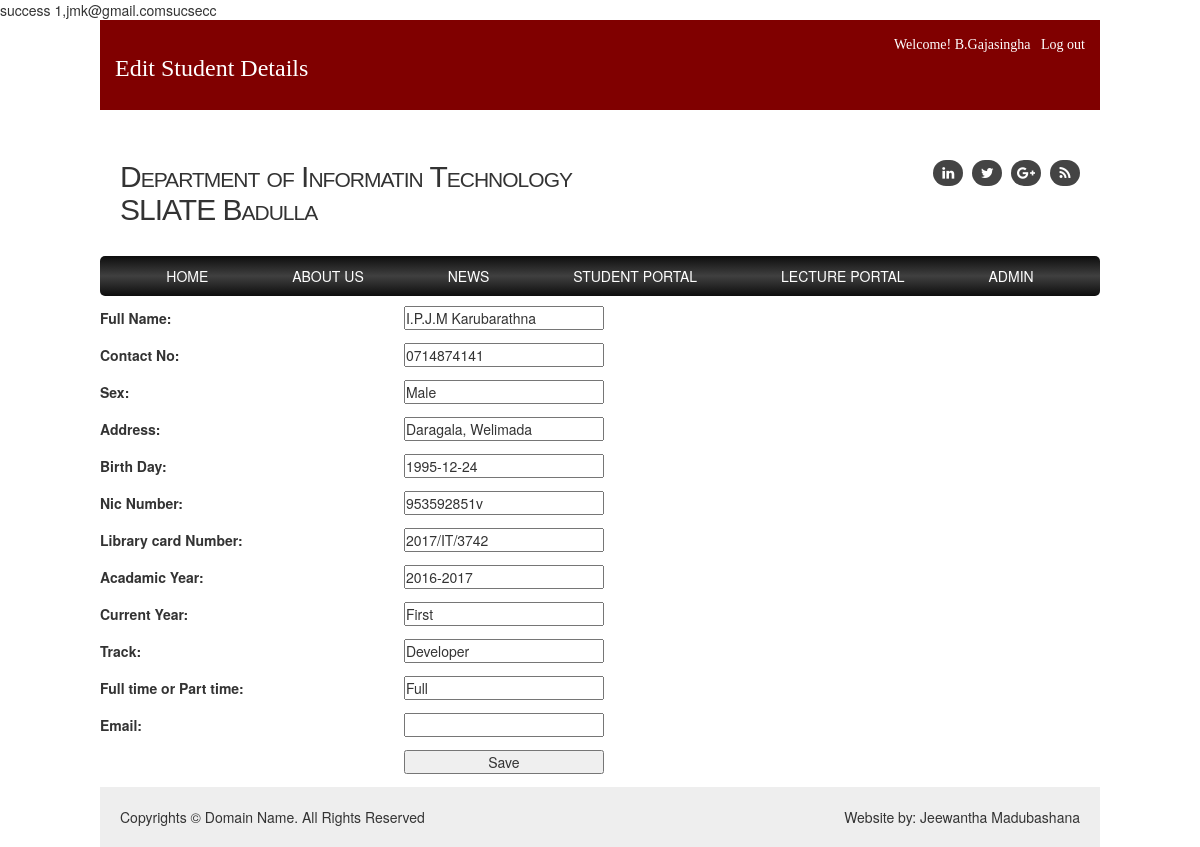
Screenshot of /edit-student.php?stud_email=jmk@gmail.com (signed in) with the database file from the repository.
### tables this page shows
CREATE TABLE `student` (
  `stud_reg_no` varchar(50) NOT NULL,
  `stud_full_name` varchar(50) NOT NULL,
  `stud_contact_no` varchar(50) NOT NULL,
  `stud_sex` varchar(50) NOT NULL,
  `stud_address` varchar(50) NOT NULL,
  `stud_bday` varchar(50) NOT NULL,
  `stud_nic_no` varchar(50) NOT NULL,
  `stud_library_card_no` varchar(50) NOT NULL,
  `acadamic_year` varchar(50) NOT NULL,
  `current_year` varchar(50) NOT NULL,
  `track` varchar(50) DEFAULT NULL,
  `full_part` varchar(50) NOT NULL,
  `stud_email` varchar(50) NOT NULL,
  `stud_password` varchar(50) NOT NULL,
  `stud_is_deleted` tinyint(1) NOT NULL
);

### edit-student.php (the view, shortened to what this page needs)
<?php require_once('inc/connection.php'); ?>
<?php require_once('inc/functions.php');
	$stud_full_name = '';
	$stud_contact_no = '';
	$stud_sex = '';
	$stud_address = '';
	$stud_bday = '';
	$stud_nic_no = '';
	$stud_library_card_no = '';
	$acadamic_year = '';
	$current_year = '';
	$track = '';
	$full_part = '';
		if (isset($_GET['stud_email']))
		 {
		$stud_email = mysqli_real_escape_string($connection, $_GET['stud_email']);
		echo $stud_email;
		$query = "SELECT * FROM student WHERE stud_email LIKE '%{$stud_email}%' ";
		$result_set = mysqli_query($connection, $query);
		if ($result_set)
		{
			if (mysqli_num_rows($result_set) == 1)
			{
				echo "sucsecc";
				$result = mysqli_fetch_assoc($result_set);
				$stud_full_name = $result['stud_full_name'];
				$stud_contact_no = $result['stud_contact_no'];
				$stud_sex = $result['stud_sex'];
				$stud_address = $result['stud_address'];
				$stud_bday = $result['stud_bday'];
				$stud_nic_no = $result['stud_nic_no'];
				$stud_library_card_no = $result['stud_library_card_no'];
				$acadamic_year = $result['acadamic_year'];
				$current_year = $result['current_year'];
				$track = $result['track'];
				$full_part = $result['full_part'];
			}
			else
			{
				header('Location: student-details.php?err=user_not_found');
			}
		}
		else
		{
			header('Location: student-details.php?err=query_failed');
		}
	}
	?>
<!DOCTYPE html>
<html>
<head>
	<link rel="stylesheet" type="text/css" href="css/main.css">
	<link rel="stylesheet" href="https://maxcdn.bootstrapcdn.com/font-awesome/4.6.1/css/font-awesome.min.css">
	<link rel="stylesheet" href="bootstrap/css/bootstrap.min.css">
</head>
<body>
	<div class="wrapper">
		<div class="top-bar clearfix">
			<div class="top-bar-links">
					<h3>Edit Student Details</h3>
		 	</div>
		 	<div class="loggedin">Welcome! <?php echo $_SESSION['admin_full_name'] ; ?> &nbsp <a href="logout-lecture.php"> Log out</a>
		 	</div>
		</div>
		<header class="clearfix">
			<div class="logo">
				<h1>Department of Informatin Technology <br>SLIATE Badulla</h1>
			</div>
			<div class="socialmedia">
				<ul>
					<li><a href="#"><i class="fa fa-linkedin fa-fw" aria-hidden="true"></i></a></li>
					<li><a href="#"><i class="fa fa-twitter fa-fw" aria-hidden="true"></i></a></li>
					<li><a href="#"><i class="fa fa-google-plus fa-fw" aria-hidden="true"></i></a></li>
					<li><a href="#"><i class="fa fa-rss fa-fw" aria-hidden="true"></i></a></li>
				</ul>
			</div>
			</header>
			<div class="jmk">
			<nav>
			<ul>
				<li><a href="index.php">Home</a></li>
				<li><a href="about-us.php">About Us</a></li>
				<li><a href="news.php">News</a></li>
				<li><a href="student-portal.php">Student Portal</a></li>
				<li><a href="lecture-portal.php">Lecture Portal </a></li>
				<li><a href="admin-portal.php">Admin</a></li>
			</ul>
			</nav>
		<div class="intro">
			<form action="edit-student.php" method="post" class="userform">
			<p>
				<label for="">Full Name:</label>
				<input type="text" name="stud_full_name" <?php echo 'value="' . $stud_full_name . '"'; ?>>
			</p>
			<p>
				<label for="">Contact No:</label>
				<input type="text" name="stud_contact_no" <?php echo 'value="' . $stud_contact_no . '"'; ?>>
			</p>
			<p>
				<label for="">Sex:</label>
				<input type="text" name="stud_sex" <?php echo 'value="' . $stud_sex . '"'; ?>>
			</p>
			<p>
				<label for="">Address:</label>
				<input type="text" name="stud_address" <?php echo 'value="' . $stud_address . '"'; ?>>
			</p>
			<p>
				<label for="">Birth Day:</label>
				<input type="text" name="stud_bday" <?php echo 'value="' . $stud_bday . '"'; ?>>
			</p>
			<p>
				<label for="">Nic Number:</label>
				<input type="text" name="stud_nic_no" <?php echo 'value="' . $stud_nic_no . '"'; ?>>
			</p>
			<p>
				<label for="">Library card Number:</label>
				<input type="text" name="stud_library_card_no" <?php echo 'value="' . $stud_library_card_no . '"'; ?>>
			</p>
			<p>
				<label for="">Acadamic Year:</label>
				<input type="text" name="acadamic_year" <?php echo 'value="' . $acadamic_year . '"'; ?>>
			</p>
			<p>
				<label for="">Current Year:</label>
				<input type="text" name="current_year" <?php echo 'value="' . $current_year . '"'; ?>>
			</p>
			<p>
				<label for="">Track:</label>
				<input type="text" name="track" <?php echo 'value="' . $track . '"'; ?>>
			</p>
			<p>
				<label for="">Full time or Part time:</label>
				<input type="text" name="full_part" <?php echo 'value="' . $full_part . '"'; ?>>
			</p>
			<p>
				<label for="">Email:</label>
				<input type="text" name="stud_email" >
			</p>
			<p>
				<label for="">&nbsp</label>
				<button type="submit" name="submit">Save</button>
			</p>
		</form>
		</div >
		<div class="copyrights">
			<div class="left">
				Copyrights &copy; Domain Name. All Rights Reserved
			</div>
			<div class="right">
				Website by: Jeewantha Madubashana
			</div>
		</div>
	</div>
 </body>
</html>

### css/main.css (style rules this page uses)
* { margin: 0; padding: 0; }
a { text-decoration: none; }
.clearfix { overflow: auto }
.wrapper { margin: 0 auto; width: 1000px; }
.top-bar { width: 1000px; background: maroon; height: 90px; }
.top-bar-links { float: left; margin: 15px 5px 15px 15px; font-family: georgia; color: white; text-decoration: none; }
.loggedin { float: right; margin: 15px 15px 10px 20px; font-family: georgia; color: white; text-decoration: none; }
.loggedin a { color: white; }
header .logo { margin-top: 30px; margin-left: 20px; float: left }
header .logo h1 { font-size: 30px; font-weight: normal; letter-spacing: -1px; font-variant: small-caps; font-family: arial; }
header .socialmedia { float: right; margin-top: 50px; margin-right: 20px; }
header .socialmedia ul { list-style: none }
header .socialmedia ul li { display: inline }
header .socialmedia ul li a { margin-left: 5px; padding: 6px; background: #444; color: #fff; display: inline-block; border-radius: 20px; }
nav { margin-top: 20px; background: #000; background: linear-gradient(#0d0d0d, #404040, #0d0d0d); text-align: center; border-radius: 5px; }
nav ul { list-style: none; }
nav ul li { display: inline; }
nav ul li a { color: #fff; text-transform: uppercase; margin: 10px 40px 10px 40px; display: inline-block; }
div.copyrights { width: 1000px; background: #eee; float: left; }
div.left { float: left; margin: 20px; }
div.right { float: right; margin: 20px; }
form.userform label { width: 30%; }
form.userform input { width: 20%; }
form.userform button { width: 200px; }

### rows the page displays
student: stud_full_name "I.P.J.M Karubarathna", stud_contact_no "0714874141", stud_sex "Male", stud_address "Daragala, Welimada", stud_bday "1995-12-24", stud_nic_no "953592851v", stud_library_card_no "2017/IT/3742", acadamic_year "2016-2017", current_year "First", track "Developer", full_part "Full"

### other values shown
$stud_email "jmk@gmail.com"
$_SESSION['admin_full_name'] "B.Gajasingha"
